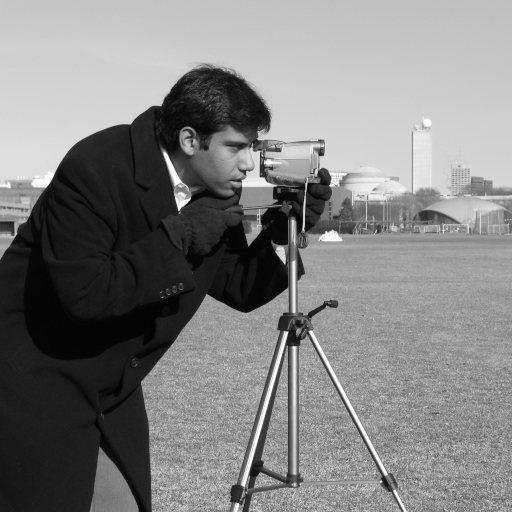
#> input picture skimage.data.camera(), 512 x 512 px
$ jupyter execute --allow-errors P6_Mario_Lauren.ipynb   (shell and % lines are left out)
#> lines starting #> are read from the running program, lines starting #| are printed output that depends on the picture
### customplots.py
from matplotlib import pyplot as plt
from matplotlib.gridspec import GridSpec
import matplotlib.patches as patches
import matplotlib.colors as mcolors
from typing import List, Dict, Tuple
import random
from utils import get_ORB
from skimage import feature, segmentation
from skimage.color import rgb2gray, rgba2rgb

class custom_grids():
  """"
  Function to print images in a personalized grid of images according to a layout provided
  or a simple arrangment auto calculated according to the number of columns and rows provided
  it is also possible to add layers of effects to some images as squares, lines, etc.
  """
  def __init__(self,
             imgs: List,
             rows: int = 1,
             cols: int = 1,
             titles: List = None,
             order: List = None,
             figsize: Tuple = (10,10),
             axis: str = None,
             cmap: str = None,
             title_size: int = 12,
             use_grid_spec: bool = True
             ):
      self.imgs = imgs
      self.rows = rows
      self.cols = cols
      self.titles = titles
      self.order = order
      self.figsize = figsize
      self.axis = axis
      self.cmap = cmap
      self.title_size = title_size
      self.use_gris_apec = use_grid_spec
      self.fig = None
      self.axs = None

      if not self.order:
        self.order = [[i, [j, j + 1]] for i in range(self.rows) for j in range(self.cols)]

  def __len__(self):
    return len(self.imgs)

  def show(self):
    if not self.use_gris_apec:
      self.fig, self.axs = plt.subplots(self.rows, self.cols, figsize=self.figsize)
      if self.rows <= 1 or self.cols <= 1:
        for idx, img_match in enumerate(match_imgs):
          self.axs.imshow(img, cmap=self.cmap)
          if self.axis:
            self.axs.axis(self.axis)
          if self.titles:
            self.axs.set_title(self.titles[idx], fontsize=self.title_size)
      elif self.rows <= 1 or self.cols <= 1:
        for idx, img in enumerate(self.imgs):
          self.axs[idx].imshow(img, cmap=self.cmap)
          if self.axis:
            self.axs[idx].axis(self.axis)
          if self.titles:
            self.axs[idx].set_title(self.titles[idx], fontsize= self.title_size)
      else:
        im_ind = 0
        for row in range(self.rows):
          for column in range(self.cols):
            self.axs[row][column].imshow(self.imgs[im_ind], cmap=self.cmap)
            if self.axis:
              self.axs[row][column].axis(self.axis)
            if self.titles:
              self.axs[row][column].set_title(self.titles[im_ind], fontsize= self.title_size)
            im_ind += 1
    else:
      self.fig = plt.figure(constrained_layout=True, figsize=self.figsize)
      gs = GridSpec(self.rows, self.cols, figure=self.fig)
      for n, (i, j) in enumerate(zip(self.imgs, self.order)):
        im = self.fig.add_subplot(gs[j[0], j[1][0]:j[1][1]])
        if self.cmap:
          im.imshow(i, cmap=self.cmap)
        else:
          im.imshow(i)
        if self.axis:
          im.axis('off')
        if self.titles:
          im.set_title(self.titles[n], fontsize= self.title_size)
  # [60 lines left out: functions overlay_image, add_rects, match_points, grayChecker, not called in this run]

class test_params():
  """
      Function to test parameters of several computer vision methods over an image
  """
  # [29 lines left out: functions __init__, __getitem__, not called in this run]

import pandas as pd
import numpy as np
import matplotlib.pyplot as plt
from matplotlib.path import Path
import matplotlib.patches as patches
from pylab import *
import itertools
from sklearn.metrics import confusion_matrix


def groupedBarPlot(data, xticks, title,legend=True,axislabels = False,width=0.35,figsize=(25,10), barLabel=False, png = False, pdf = False, colors = None, fsizes = False, axisLim = False, xtick_rot=False, bLconfs = ['%.2f', 14]):
    """Width recomendado para 2 barras agrupadas es 0.35, para 3 y 4 es 0.2
       Para usar el barLabel, debe ser una lista de listas por cada tipo,
       aun que sea solo una barra por paso en el eje x deber ser una lista contenida dentro de otra
       Las opciones para fsizes son:
            'font' --> controla el tamaño de los textos por defecto
            'axes' --> tamaño de fuente del titulo y las etiquetas del eje x & y
            'xtick' --> tamaño de fuente de los puntos en el eje x
            'ytick' --> tamaño de fuente en los puntos del eje y
            'legend --> controla el tamaño de fuente de la leyenda
            'figure' --> controla el tamaño de fuente del titulo de la figura
       """
    if fsizes:
        for key,size in fsizes.items():
            if key == 'font':
                plt.rc(key, size=size)
            elif key == 'axes':
                plt.rc(key, titlesize=size)
                plt.rc(key, labelsize=size)
            elif key in ['xtick','ytick']:
                plt.rc(key, labelsize=size)
            elif key == 'legend':
                plt.rc(key, fontsize=size)
            elif key == 'figure':
                plt.rc(key, titlesize=size)
    else:
        plt.rc('font', size=15)

    x = np.arange(len(xticks))
    if colors:
        cl = colors
    else:
        cl = clrs

    if figsize:
        fig, ax = plt.subplots(figsize=figsize)
    else:
        fig, ax = plt.subplots()

    rects = {}
    if len(data) == 1:
        ldata = list(data.values())
        keys = list(data.keys())
        rects[keys[0]] = ax.bar(x, ldata[0], width, label=keys[0], color = cl)
    elif len(data) == 2:
        ldata = list(data.values())
        keys = list(data.keys())
        rects[keys[0]] = ax.bar(x + width/2, ldata[0], width, label=keys[0], color = cl[2])
        rects[keys[1]] = ax.bar(x - width/2, ldata[1], width, label=keys[1], color = cl[3])
    elif len(data) == 3:
        ldata = list(data.values())
        keys = list(data.keys())
        rects[keys[0]] = ax.bar(x, ldata[0], width, label=keys[0])
        rects[keys[1]] = ax.bar([i+width for i in x], ldata[1], width, label=keys[1])
        rects[keys[2]] = ax.bar([i+2*width for i in x], ldata[2], width, label=keys[2])
    elif len(data) == 4:
        ldata = list(data.values())
        keys = list(data.keys())
        rects[keys[0]] = ax.bar(x + width/2, ldata[0], width, label=keys[0], color = cl[0])
        rects[keys[1]] = ax.bar(x - width/2, ldata[1], width, label=keys[1], color = cl[1])
        rects[keys[2]] = ax.bar(x + 1.5*width, ldata[2], width, label=keys[2], color = cl[2])
        rects[keys[3]] = ax.bar(x - 1.5*width, ldata[3], width, label=keys[3], color = cl[3])

    # ax.patch.set_facecolor('red')
    ax.patch.set_alpha(0.0)

    if axislabels:
        ax.set_xlabel(axislabels[0])
        ax.set_ylabel(axislabels[1])

    ax.set_title(title)
    if len(data) == 3:
        ax.set_xticks(x+width)
    else:
        ax.set_xticks(x)
    if xtick_rot:
        ax.set_xticklabels(xticks, rotation = xtick_rot)
    else:
        ax.set_xticklabels(xticks)

    if legend:
        ax.legend(prop={"size":30})

    if barLabel:
#         error = ['Hola' for i in range(9)]
#         ax.bar_label(list(rects.values())[0], padding=3, labels=[ e for e in error])
        try:
            for j,i in enumerate(rects.values()):
                ax.bar_label(i, padding=3, labels=[barLabel[0][:].format(ldata[j][r], barLabel[j+1][r]) for r in range(len(ldata[0]))])
        except:
            for j,i in enumerate(rects.values()):
                ax.bar_label(i, padding=3, labels=['{}\n{:.2f}%'.format(ldata[j][r], barLabel[j][r]) for r in range(len(ldata[0]))])
    else:
        for i in rects.values():
            ax.bar_label(i, padding=3, fmt = bLconfs[0], fontsize = bLconfs[1])

    fig.tight_layout()

    if axisLim:
        for key,values in axisLim.items():
            if key == 'xlim':
                plt.xlim(values[0], values[1])
            elif key == 'ylim':
                plt.ylim(values[0], values[1])

    if png:
        plt.savefig(png + '.png', transparent=True)
    if pdf:
        plt.savefig(pdf + '.pdf', transparent=True)

    plt.show()


# [67 lines left out: functions plot_confusion_matrix, scatter_3D, not called in this run]

### Session 6/P6_Mario_Lauren.ipynb
<a href="https://colab.research.google.com/github/mario-rot/ComputerVisionCourse-MAI/blob/main/Session%206/P6_Mario_Lauren.ipynb" target="_parent"></a>

# Laboratory #3_1 : Face detection and recognition

At the end of this laboratory, you would get familiarized with

*   Face detection
    *   Integral images
    *   Haar-like feature computation
    *   Adaboost
*   Face recognition
    *   Eigen Faces
    *   PCA

**Remember this is a graded exercise.**

*   For every plot, make sure you provide appropriate titles, axis labels, legends, wherever applicable.
*   Create reusable functions where ever possible, so that the code could be reused at different places.
*   Mount your drive to access the images.
*   Add sufficient comments and explanations wherever necessary.

---

[cell 1]
# Loading necessary libraries (Feel free to add new libraries if you need for any computation)
import numpy as np
from skimage import data, io, transform
import os
import matplotlib
from PIL import Image
from multiprocessing import Pool
from functools import partial
import time
import timeit
from matplotlib import pyplot as plt
from customplots import custom_grids
import pandas as pd

path = '/content/images/'

# Face Detection using AdaBoost

### Exercise #1

*   Build a function compute_integral_image that computes the integral image of an input (2D) array. In an integral image each pixel is the sum of all pixels in the original image that are 'left and above' the pixel. See the following example:

```
Original    Integral
+--------   +------------
| 1 2 3 .   | 0  0  0  0 .
| 4 5 6 .   | 0  1  3  6 .
| . . . .   | 0  5 12 21 .
            | . . . . . .
```

*   The integral image must have an additional row and column full of zeros (first row and first column).
*   Plot the output of the integral image for the following array:

```
img_array = np.array([[1,2,2,2,1],[1,2,2,2,1],[1,2,2,2,1],[1,2,2,2,1]])
```

[cell 2]
def compute_integral_image(img_arr):
    """
    Calculates the integral image based on the original image data.
    :param img_arr: Image source data
    :type img_arr: numpy.ndarray
    :return Integral image for given image
    :rtype: numpy.ndarray
    """
    # an index of -1 refers to the last row/column
    # since row_sum is calculated starting from (0,0),
    # rowSum(x, -1) == 0 holds for all x
    row_sum = np.zeros(img_arr.shape)
    # we need an additional column and row
    integral_image_arr = np.zeros((img_arr.shape[0] + 1, img_arr.shape[1] + 1))


    # Add code here
    ii = np.array(transform.integral_image(img_arr))
    for r in range(len(ii)):
      for c in range(len(ii[0])):
        integral_image_arr[r+1][c+1] = ii[r][c]


    return integral_image_arr

[cell 3]
img_array = np.array([[1, 2, 2, 2, 1], [1, 2, 2, 2, 1], [1, 2, 2, 2, 1], [1, 2, 2, 2, 1]])
plt.imshow(img_array, cmap="gray", vmin=0, vmax= 5)
plt.title("Array image")
plt.show()
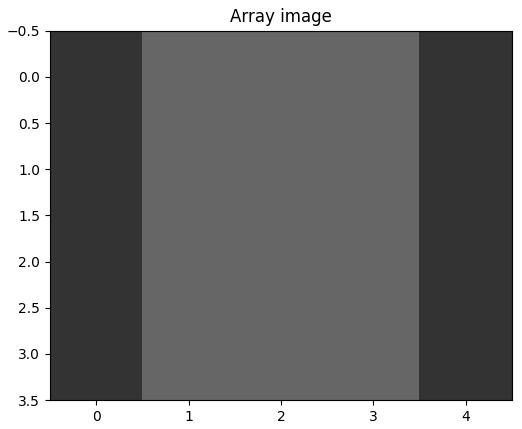
#> figure drawn by matplotlib, 1 panel

[cell 4]
ii_img_array = compute_integral_image(img_array)
print(ii_img_array)

*   Test the function using 'camera' image from the data module. Plot the original image and the integral image.

[cell 5]
# solution
# solution
camera = data.camera()
#> camera is the input picture: shape (512, 512); min 0, max 255, mean 129.1

camera_ii = compute_integral_image(camera)
#> in compute_integral_image (call 2), `ii = np.array(transform.integral_image(img_arr))`:
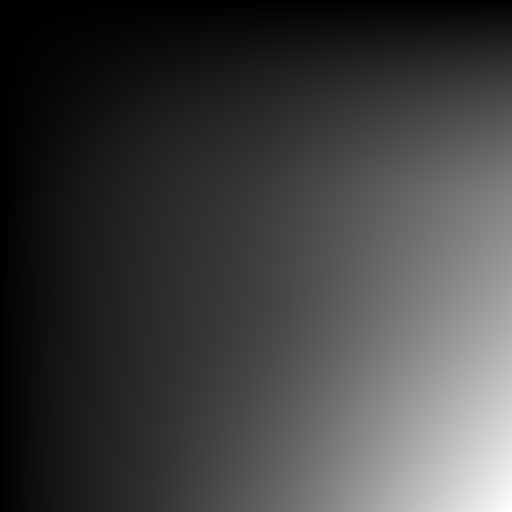
#> ii: shape (512, 512) uint64; min 200, max 33832495, mean 8568201.3; drawn with min black and max white

custom_grids([camera, camera_ii], 1, 2, cmap='gray').show()
#> in __init__, `self.imgs = imgs`: self.imgs = 2 items
#> the loop in show, `for n, (i, j) in enumerate(zip(self.imgs, self.order)):` made 2 passes
#> j on passes 1 to 2: [0, [0, 1]], [0, [1, 2]]
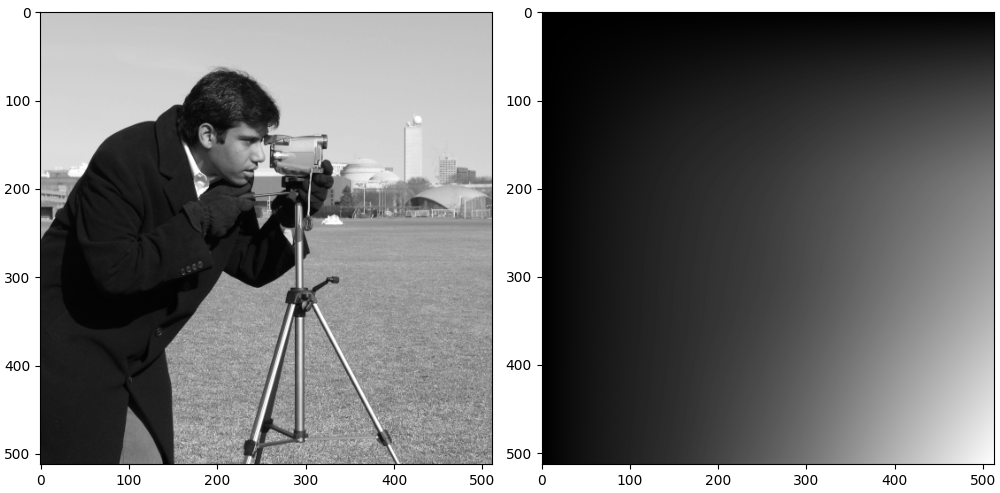
#> figure drawn by matplotlib, 2 panels

### Exercise #2

*   Create a function sum_region to compute the sum of the pixel intensities within a rectangle using the integral image. The rectangle will be defined using the top left (x, y) and bottom right (x, y) coordinates.

[cell 6]
def sum_region(integral_img_arr, top_left, bottom_right):


    # Add code here
    sum = integral_img_arr[bottom_right[0]][bottom_right[1]]
    sum -= integral_img_arr[top_left[0]][bottom_right[1]]
    sum -= integral_img_arr[bottom_right[0]][top_left[1]]
    sum += integral_img_arr[top_left[0]][top_left[1]]


    return sum

*   Make the following tests:

[cell 7]
# result you should get (12)
print(sum_region(ii_img_array, [1, 1], [3, 4]))

[cell 8]
# result you should get (32)
print(sum_region(ii_img_array, [0, 0], [-1, -1]))

### Exercise #3

*   Build a function load_integral_images to read all the images inside a given folder and compute the integral image of every image

[cell 9]
def load_integral_images(path):
    ii_images = []
    original_images = []
    for _file in os.listdir(path):
        #### Complete here:
        #### Read image
        #### Remember to scale the images (with the max pixel intensity value)
        if _file[-4:] == '.png':

          curr_file = plt.imread(path +'/'+ _file)
          original_images.append(curr_file)
          ii_img = compute_integral_image(curr_file)
          max_pixel = ii_img.max()
          ii_img = ii_img / max_pixel
          ii_images.append(ii_img)

    return original_images, ii_images


# With this function we are reading each file in the folder, calculating its integral image and after that normalizing the image.
# Finally we put our processed image in the list that we will return

*   Use the load_integral_images function to compute the integral images of training and testing data

[cell 10]
# change paths to your location

root_dir = path

pos_training_path = os.path.join(root_dir, 'train_data/faces')
neg_training_path = os.path.join(root_dir, 'train_data/non_faces')
pos_testing_path = os.path.join(root_dir, 'test_data/faces')
neg_testing_path = os.path.join(root_dir, 'test_data/non_faces')

#> (a cell that did not finish here is left out)

*   Visualize a few original images and the corresponding integral images using matplotlib.

#> (a cell that did not finish here is left out)

### Exercise #4

*   Compute the Haar features of an image.
*   We provide you with HaarLikeFeature class that has build in a get_score function and a get_vote function. Your job is to complete the code of the method _create_features in the class HaarLikeFeature:

[cell 13]
def enum(**enums):
    return type('Enum', (), enums)

FeatureType = enum(TWO_VERTICAL=(1, 2), TWO_HORIZONTAL=(2, 1), THREE_HORIZONTAL=(3, 1), THREE_VERTICAL=(1, 3), FOUR=(2, 2))
FeatureTypes = [FeatureType.TWO_VERTICAL, FeatureType.TWO_HORIZONTAL, FeatureType.THREE_VERTICAL, FeatureType.THREE_HORIZONTAL, FeatureType.FOUR]

[cell 14]
class HaarLikeFeature(object):
    """
    Class representing a haar-like feature.
    """

    # [76 lines left out: functions __init__, get_score, get_vote, not called in this run]

[cell 15]
# [91 lines left out: function learn, not called in this run]


def _get_feature_vote(feature, image):
    return feature.get_vote(image)


# [21 lines left out: function _create_features, not called in this run]

### Exercise #5

*   Use the learn method to learn a list of two classifiers with the train data. With the learn function you can build a list of classifiers that detect whether an image contains a face or not.

*   Use the following hyperparameters of the features and num_classifiers

[cell 16]
num_classifiers = 2
min_feature_height = 8
max_feature_height = 10
min_feature_width = 8
max_feature_width = 10

#> (a cell that did not finish here is left out)

### Exercise #6

*   Make a function for voting with different classifiers
*   Build two functions ensemble_vote and ensemble_vote_all.
*   **ensemble_vote(int_img, classifiers)** has to return a 1 if the majority of the votes of the classifiers is positive and a zero otherwise
*   **ensemble_vote_all(int_imgs, classifiers)** has to loop over the list int_imgs and compute the ensemble_vote for each image in the list. It has to return a list containing all the votes for all the images in int_imgs.

[cell 18]
# solution
# [11 lines left out: functions ensemble_vote, ensemble_vote_all, not called in this run]

*   Use the functions to compute the train and test acurracies for faces and non faces.
*   Print the results in the following format:

```
train results:
Correctly identified Faces: 2129/2429  (87.64923836969946%)
Correctly identified non-Faces: 4276/8548  (50.02339728591484%)

test results:
Correctly identified Faces: 300/472  (63.559322033898304%)
Correctly identified non-Faces: 74/128  (57.8125%)
```

*   It is not required to get this exact results but print the information in this format. It facilitates understanding the results.

[cell 19]
# solution
print('train results:')
#> (the rest of this cell did not finish here and is left out)

### Exercise #7

*   Make another test with 20 classifiers instead of 2.
*   Inspect the classification results if you use adaboost with 20 classifiers. *   Use the same hyperameters for the features. Print the results as in the previous exercise.

[cell 20]
num_classifiers = 20
min_feature_height = 8
max_feature_height = 10
min_feature_width = 8
max_feature_width = 10

#> (a cell that did not finish here is left out)

[cell 22]
# solution
print('train results:')
#> (the rest of this cell did not finish here and is left out)

*   Discuss if the classification results improved in the train data.

**Solution**

*When 20 classifiers were used, the classification results improved in correctly identifying faces in the train data, however, the results were significantly worse when correctly identifying non-faces. This is likely because, as the number of classifiers increases, each one is attempting to improve on the mistakes of the previous classifier. The reason there would be a lower value for correctly identifying non-faces could be that each classifier's main goal is to find true positives, not true negatives, so each successive classifier is neglecting performance improvements in identifying true negatives in favor of improving performance in identifying true positives.*

...

### Exercise #8

*   Change the voting functions so that you can set a threshold for deciding a prediction.
*   The threshold value indicates the minimum score for assigning a "positive" label (detect a face).
*   Create the following functions
    *   ensemble_vote_t: returns the final decision of a list of classifiers for a given threshold.
    *   ensemble_vote_all_t: Iterates over a list of integral images and returns the final decision of a list of classifiers for each of the images (for a given threshold).

[cell 23]
# solution
# [11 lines left out: functions ensemble_vote_t, ensemble_vote_all_t, not called in this run]

*   Using the list of 20 classifiers compute the following:

    1.   number of correct faces over all faces (in the train data)
    2.   number of correct non faces over all non faces (in the train data)
    3.   number of correct faces over all faces (in the test data)
    4.   number of correct non faces over all non faces (in the test data)

*   The quantities have to be computed for each of the following thresholds:
```
thresholds = np.array([x for x in range(-5,5,1)])/10.
```

[cell 24]
# solution
thresholds = np.array([x for x in range(-5,5,1)])/10.
ptr,ntr,pts,nts = [],[],[],[]
#> (the rest of this cell did not finish here and is left out)

*   Make a bar plot for 1-4. In the x axis write the threshold value.

[cell 25]
from customplots import groupedBarPlot
# solution
data = {'positive_training':ptr,
        'negative_training':ntr,
        'positive_testing':pts,
        'negative_testing':nts}
xtic=thresholds
title = 'Classification succes by tresholds'
#> (the rest of this cell did not finish here and is left out)
